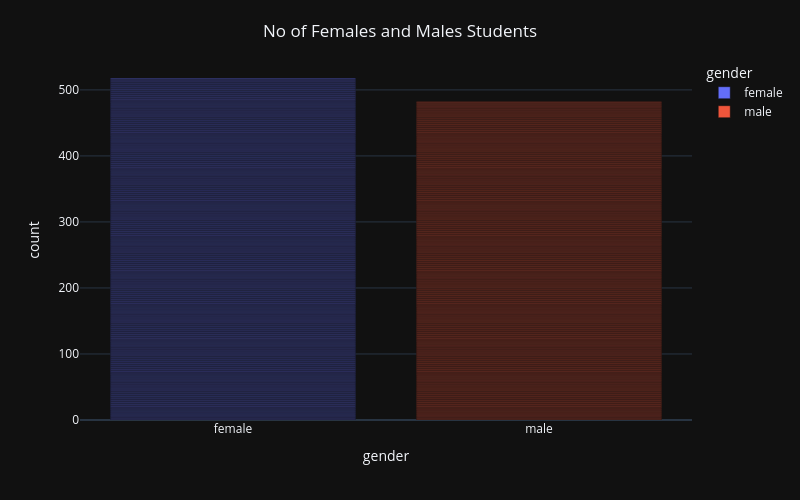

The notebook cell saved with this chart:
### Markdown cell above
#### <a id='toc1_1_2_5_'></a>[Univarient Analysis](#toc0_)
* ⚧️ Gender Distribution

### Code cell
fig = px.bar(data_frame=df, x='gender',
             height=500, width=800, color='gender', template='plotly_dark',
             color_discrete_sequence=px.colors.qualitative.Plotly
             )
fig.update_layout(title_text="No of Females and Males Students",
                  title_x=0.5, title_y=0.95)

### Figure 1 — Plotly figure (JSON) as saved in the notebook; plotly's stock layout.template omitted (floating-point values rounded to 4 significant figures; data arrays with more than 128 entries replaced by an {"elided": "..."} marker saying what was removed)
{"data": [{"alignmentgroup": "True", "hovertemplate": "gender=%{x}<br>count=%{y}<extra></extra>", "legendgroup": "female", "marker": {"color": "#636EFA", "pattern": {"shape": ""}}, "name": "female", "offsetgroup": "female", "orientation": "v", "showlegend": true, "textposition": "auto", "type": "bar", "x": {"elided": "518 str values"}, "xaxis": "x", "y": {"elided": "518 int values"}, "yaxis": "y"}, {"alignmentgroup": "True", "hovertemplate": "gender=%{x}<br>count=%{y}<extra></extra>", "legendgroup": "male", "marker": {"color": "#EF553B", "pattern": {"shape": ""}}, "name": "male", "offsetgroup": "male", "orientation": "v", "showlegend": true, "textposition": "auto", "type": "bar", "x": {"elided": "482 str values"}, "xaxis": "x", "y": {"elided": "482 int values"}, "yaxis": "y"}], "layout": {"barmode": "relative", "height": 500, "legend": {"title": {"text": "gender"}, "tracegroupgap": 0}, "margin": {"t": 60}, "title": {"text": "No of Females and Males Students", "x": 0.5, "y": 0.95}, "width": 800, "xaxis": {"anchor": "y", "categoryarray": ["female", "male"], "categoryorder": "array", "domain": [0, 1], "title": {"text": "gender"}}, "yaxis": {"anchor": "x", "domain": [0, 1], "title": {"text": "count"}}}}
